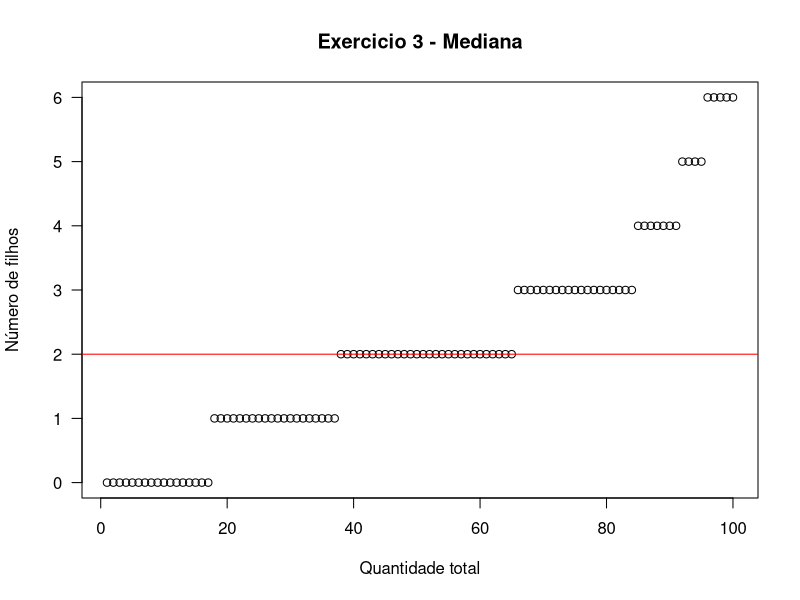
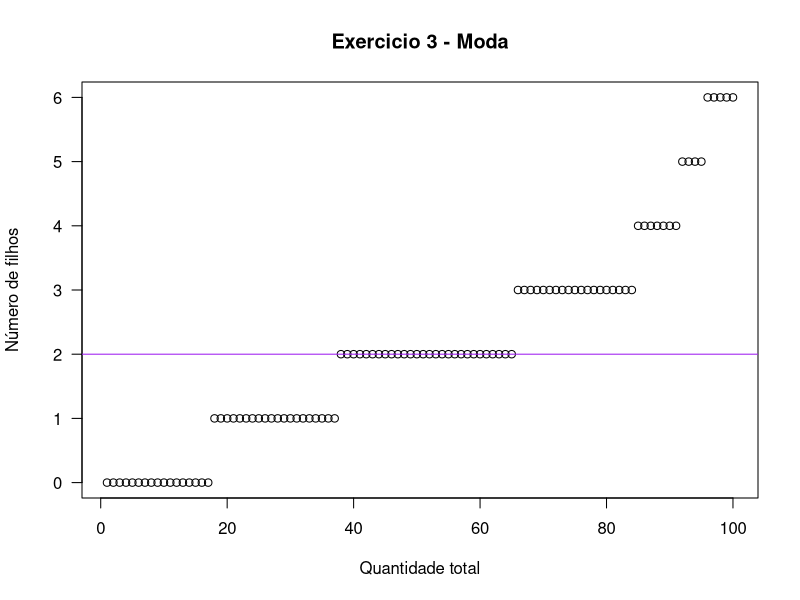

These charts were generated, in order, by the following R code:
library(readxl)
dados <- read_excel("dados/exercicio3.xlsx")
View(dados)

mediana <- median(dados$'Número de filhos')
mediana
#moda
getmode <- function(v) {
  uniqv <- unique(v)
  uniqv[which.max(tabulate(match(v, uniqv)))]
}
moda <- getmode(dados$'Número de filhos')
moda

plot(dados$`Número de filhos`, xlab="Quantidade total", ylab="Número de filhos", main="Exercicio 3 - Mediana", las=1)
abline(mediana, 0, col="red")
dev.copy(device = jpeg, file = "graficos/exercicio3_figura1.jpeg", width = 600, height = 500, res = 100)
dev.off()
plot(dados$`Número de filhos`, xlab="Quantidade total", ylab="Número de filhos", main="Exercicio 3 - Moda", las=1)
abline(moda, 0, col="purple")
dev.copy(device = jpeg, file = "graficos/exercicio3_figura2.jpeg", width = 600, height = 500, res = 100)
dev.off()

